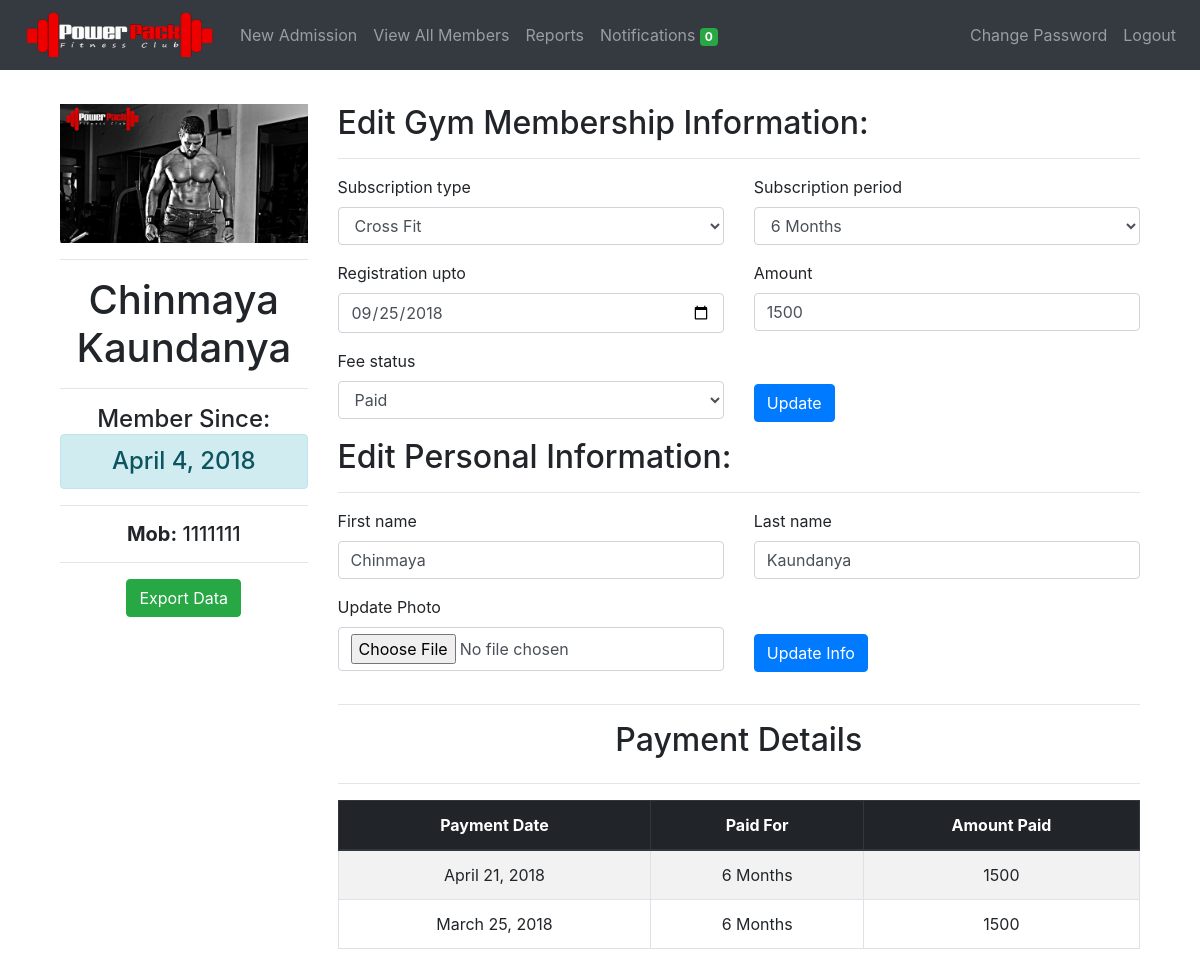
Before: /members/update/5/ (signed in) with the older database file.
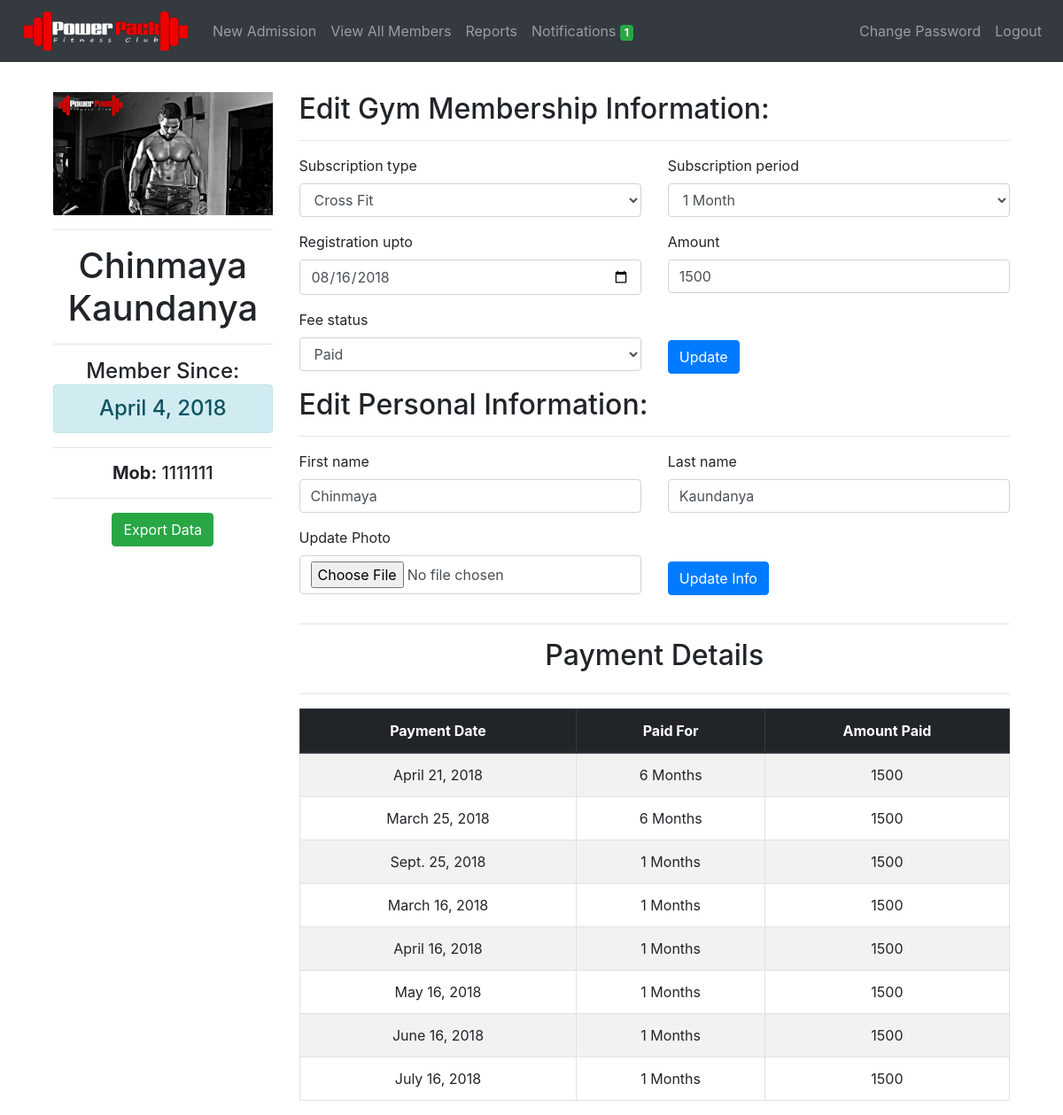
After: the same page with the newer database file.
### members/models.py (models this page shows, shortened)
class Member(models.Model):
	member_id = models.AutoField(primary_key=True)
	first_name = models.CharField(max_length=50)
	last_name = models.CharField(max_length=50)
	mobile_number = models.CharField(max_length=10, unique=True)
	email = models.EmailField(null=True, blank=True)
	address = models.CharField(max_length=300, blank=True)
	medical_history = models.CharField(max_length=300, blank=True, default='None')
	admitted_on = models.DateField(auto_now_add=True)
	registration_date = models.DateField()
	registration_upto = models.DateField()
	dob = models.DateField(default='dd/mm/yyyy')
	subscription_type  = models.CharField(
									max_length=30,
									choices=SUBSCRIPTION_TYPE_CHOICES,
									default=SUBSCRIPTION_TYPE_CHOICES[0][0])
	subscription_period = models.CharField(
									max_length=30,
									choices=SUBSCRIPTION_PERIOD_CHOICES,
									default=SUBSCRIPTION_PERIOD_CHOICES[0][0])
	amount = models.CharField(max_length=30)
	fee_status = models.CharField(
								max_length=30,
								choices=FEE_STATUS,
								default=FEE_STATUS[0][0])
	batch = models.CharField(
							max_length=30,
							choices=BATCH,
							default=BATCH[0][0])
	photo = models.FileField(upload_to='photos/', blank=True)
	notification = models.IntegerField(default=2, blank=True)

### payments/models.py (models this page shows)
class Payments(models.Model):
    user = models.ForeignKey(Member, on_delete=models.CASCADE)
    payment_date = models.DateField()
    payment_period = models.IntegerField()
    payment_amount = models.IntegerField()

### members/views.py (the view, shortened to what this page needs)
# urls.py: path('update/<int:id>/', login_required(views.update_member), name='update_member'),
def update_member(request, id):
    if request.method == 'POST' and request.POST.get('export'):
        return export_all(Member.objects.filter(pk=id))
    if request.method == 'POST' and request.POST.get('gym_membership'):
        object = Member.objects.get(pk=id)
        object.registration_date =  request.POST.get('registration_date')
        day = parser.parse(request.POST.get('registration_date')).day
        last_day = parser.parse(str(object.registration_upto)).day
        month = parser.parse(request.POST.get('registration_date')).month
        last_month = parser.parse(str(object.registration_upto)).month
        if (day != last_day and month == last_month) or (request.POST.get('fee_status') == 'pending'):
            object.registration_date =  parser.parse(request.POST.get('registration_date')) - delta.relativedelta(months=1)
            object.registration_upto =  parser.parse(request.POST.get('registration_date'))
            object.fee_status = request.POST.get('fee_status')
            object.amount = request.POST.get('amount')
            object.save()
        else:
            object.registration_upto =  parser.parse(request.POST.get('registration_date')) + delta.relativedelta(months=int(request.POST.get('subscription_period')))
            object.subscription_type =  request.POST.get('subscription_type')
            object.subscription_period =  request.POST.get('subscription_period')
            object.fee_status = request.POST.get('fee_status')
            object.amount =  request.POST.get('amount')
            object.notification =  2
            object.save()
            if object.fee_status == 'paid':
                check = Payments.objects.filter(
                    payment_date=object.registration_date,
                    user__pk=object.pk).count()
                if check == 0:
                    payments = Payments(
                                        user=object,
                                        payment_date=object.registration_date,
                                        payment_period=object.subscription_period,
                                        payment_amount=object.amount)
                    payments.save()
        user = Member.objects.get(pk=id)
        gym_form = UpdateMemberGymForm(initial={
                                'registration_date': user.registration_upto,
                                'registration_upto': user.registration_upto,
                                'subscription_type': user.subscription_type,
                                'subscription_period': user.subscription_period,
                                'amount': user.amount,
                                'fee_status': user.fee_status,
                                })
        info_form = UpdateMemberInfoForm(initial={
                                'first_name': user.first_name,
                                'last_name': user.last_name,
                                })
        try:
            payments = Payments.objects.filter(user=user)
        except Payments.DoesNotExist:
            payments = 'No Records'
        run_notifier()      # Update notification count
        return render(request,
            'update.html',
            {
                'payments': payments,
                'gym_form': gym_form,
                'info_form': info_form,
                'user': user,
                'updated': 'Record Updated Successfully',
                'subs_end_today_count': get_notification_count(),
            })
    else:
        user = Member.objects.get(pk=id)
        if len(Payments.objects.filter(user=user)) > 0:
            payments = Payments.objects.filter(user=user)
        else:
            payments = 'No Records'
        gym_form = UpdateMemberGymForm(initial={
                                'registration_date': user.registration_upto,
                                'registration_upto': user.registration_upto,
                                'subscription_type': user.subscription_type,
                                'subscription_period': user.subscription_period,
                                'amount': user.amount,
                                'fee_status': user.fee_status,
                                })
        info_form = UpdateMemberInfoForm(initial={
                                'first_name': user.first_name,
                                'last_name': user.last_name,
                                })
    return render(request,
                    'update.html',
                    {
                        'payments': payments,
                        'gym_form': gym_form,
                        'info_form': info_form,
                        'user': user,
                        'subs_end_today_count': get_notification_count(),
                    }
                )

### members/models.py
class UpdateMemberGymForm(forms.Form):
	registration_date = forms.DateField(widget=forms.DateInput(attrs={'type': 'date'}))
	registration_upto = forms.DateField(widget=forms.DateInput(attrs={'type': 'date'}))
	subscription_type  = forms.ChoiceField(choices=SUBSCRIPTION_TYPE_CHOICES)
	subscription_period = forms.ChoiceField(choices=SUBSCRIPTION_PERIOD_CHOICES)
	fee_status = forms.ChoiceField(choices=FEE_STATUS)
	amount = forms.IntegerField()

class UpdateMemberInfoForm(forms.Form):
	first_name = forms.CharField(max_length=50)
	last_name = forms.CharField(max_length=50)
	photo = forms.FileField(label='Update Photo', required=False)

### members/templatetags/tags.py (called while the page is built)
@register.filter(name='add_css')
def add_css(field, css):
    return field.as_widget(attrs={"class": css})

### notifications/config.py (called while the page is built)
def get_notification_count():
    NOTIF_COUNT = Member.objects.filter(
        registration_upto__gte=datetime.datetime.now(),
        registration_upto__lte=datetime.date.today() + datetime.timedelta(days=2),
        notification=1).count()
    return NOTIF_COUNT

### members/templates/update.html (shortened to what the changed rows need)
{% extends 'base.html' %}
{% load tags %}
{% block content %}
    <div class="container" style="margin-top: 3%">
      <div class="row">
        <div class="col-md-3">
          {% if user.photo %}
          <img src="{{ user.photo.url }}" class="img-fluid">
          {% else %}
          <img src="/media/default.jpg" class="img-fluid">
          {% endif %}
          <hr>
          <h1 class="text-center">{{ user.first_name }} {{ user.last_name }}</h1>
          <hr>
          <h4 class="text-center">Member Since:<div class="alert alert-info">{{ user.admitted_on }}</div></h4>
          <hr>
          <h5 class="text-center"><strong>Mob:</strong> {{ user.mobile_number }}</h5>
          <hr>
          <form method="POST" action="{% url 'update_member' user.member_id %}">
            <div class="form-group text-center">
            </div>
          </form>
        </div>
        <div class="col">
          <h2>Edit Gym Membership Information:</h2>
          <form method="POST" action="{% url 'update_member' user.member_id %}" style="margin-top: 2%" enctype="multipart/form-data">
              <div class="row">
                  <div class="form-group col-lg-6 col-md-6 col-sm-12 col-xs-12">
                    <label for="subscription_type">{{ gym_form.subscription_type.label }}</label>
                    {{ gym_form.subscription_type | add_css:"form-control" }}
                  </div>
                  <div class="form-group col-lg-6 col-md-6 col-sm-12 col-xs-12">
                    <label for="subscription_period">{{ gym_form.subscription_period.label }}</label>
                    {{ gym_form.subscription_period | add_css:"form-control" }}
                  </div>
              </div>
              <div class="row">
                <div class="form-group col-lg-6 col-md-6 col-sm-12 col-xs-12">
                  <label for="registration_upto">{{ gym_form.registration_upto.label }}</label>
                  {{ gym_form.registration_date | add_css:"form-control" }}
                </div>
                <div class="form-group col-lg-6 col-md-6 col-sm-12 col-xs-12">
                  <label for="amount">{{ gym_form.amount.label }}</label>
                  {{ gym_form.amount | add_css:"form-control" }}
                </div>
              </div>
              <div class="row">
                <div class="form-group col-lg-6 col-md-6 col-sm-12 col-xs-12">
                  <label for="photo">{{ gym_form.fee_status.label }}</label>
                  {{ gym_form.fee_status | add_css:"form-control" }}
                </div>
              </div>
            </form>
            <h2>Edit Personal Information:</h2>
            <form method="POST" action="{% url 'update_member' user.member_id %}" style="margin-top: 2%" enctype="multipart/form-data">
              <div class="row">
                <div class="form-group col">
                  <label for="first_name">{{ info_form.first_name.label }}</label>
                    {{ info_form.first_name | add_css:"form-control" }}
                </div>
                <div class="form-group col">
                  <label for="last_name">{{ info_form.last_name.label }}</label>
                    {{ info_form.last_name | add_css:"form-control" }}
                </div>
              </div>
              <div class="row">
                <div class="form-group col-lg-6 col-md-6 col-sm-12 col-xs-12">
                  <label for="photo">{{ info_form.photo.label }}</label>
                  {{ info_form.photo | add_css:"form-control" }}
                </div>
              </div>
            </form>
            <div class="row text-center">
              <div class="col"><h2>Payment Details</h2></div>
            </div>
            {% if payments != 'No Records' %}
            <table class="table table-striped table-bordered">
              <thead class="text-center thead-dark">
                <tr>
                  <th scope="col">Payment Date</th>
                  <th scope="col">Paid For</th>
                  <th scope="col">Amount Paid</th>
                </tr>
              </thead>
              <tbody class="text-center">
                {% for pays in payments %}
                  <tr>
                    <td>{{ pays.payment_date }}</td>
                    <td>{{ pays.payment_period }} Months</td>
                    <td>{{ pays.payment_amount }}</td>
                  </tr>
                {% endfor %}
              </tbody>
            </table>
          {% else %}
          <div class="row text-center">
            <div class="alert alert-warning col"> <strong>{{ payments }}</strong> </div>
          </div>
          {% endif %}
        </div>
      </div>
    </div>
{% endblock %}

Changed rows visible on the page:
changed Member "Chinmaya": subscription_period "6 Months" → "1 Month"; registration_date "09/25/2018" → "08/16/2018"
added Payments: payment_date "Sept. 25, 2018", payment_period "1", payment_amount "1500"
added Payments: payment_date "March 16, 2018", payment_period "1", payment_amount "1500"
added Payments: payment_date "April 16, 2018", payment_period "1", payment_amount "1500"
added Payments: payment_date "May 16, 2018", payment_period "1", payment_amount "1500"
added Payments: payment_date "June 16, 2018", payment_period "1", payment_amount "1500"
added Payments: payment_date "July 16, 2018", payment_period "1", payment_amount "1500"
Other visible differences:
{{ subs_end_today_count }}: "0" → "1"
